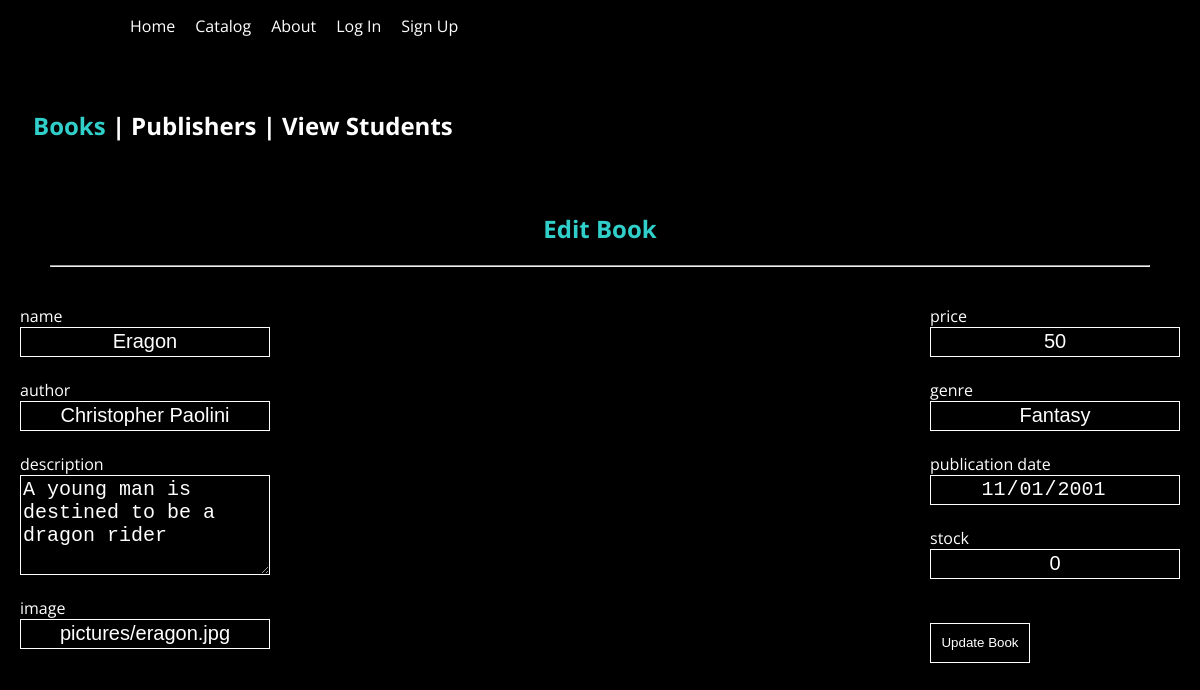
/editBook.php?bookID=1, run on an earlier commit of the app's database.
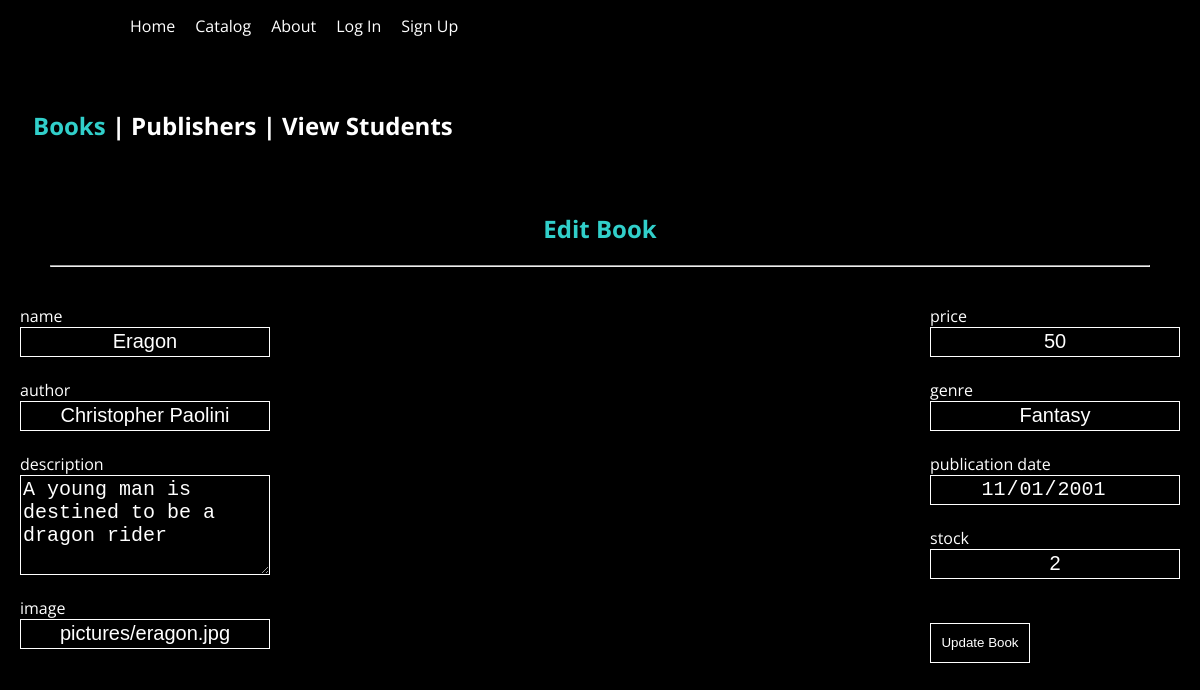
And on a later commit of the database.
### tables this page shows
CREATE TABLE `book` (
  `bookID` int(11) NOT NULL,
  `description` varchar(500) NOT NULL,
  `bookName` varchar(255) NOT NULL,
  `bookAuthor` varchar(255) NOT NULL,
  `bookPrice` float NOT NULL,
  `bookGenre` varchar(45) NOT NULL,
  `pubDate` date NOT NULL,
  `stock` int(11) NOT NULL,
  `imageLink` varchar(255) NOT NULL
);

### editBook.php (the view, shortened to what this page needs)
<?php
require_once('connect.php');
$editID = $_GET['bookID'];
$q = "SELECT * FROM book WHERE bookID = '$editID'";
$result = $mysqli->query($q);
$editBook = $result -> fetch_array();
?>
<html>
<link rel="stylesheet" type="text/css" href="design.css">
<body>
<header> <?php require_once('header.php') ?> </header>
	<br><br>
			<center>
				<div class="flatSidebar">
					<ul>
						<li><a href='bookMenu.php'><h2><span class="active">Books</span> | </h2></a></li>
						<li><a href='publisherMenu.php'><h2><span>Publishers</span> | </h2></a></li>
						<li><a href='studentMenu.php'><h2><span>View Students</span></h2></a></li>
					</ul>
				</div>
			</center><br><br><br><br>
			<center>
				<div style="color: white;padding: 30px;">
					<h2><span id="addBooksButton" class="flatChoiceActive"><a>Edit Book</a></span></h2>
					<hr>
				</div>
			</center>
			<form id="updateBookForm" action="updateBook.php" method="POST">
					<div style="float:left">
						<label>name</label><br>
						<input type="text" name="bookName" class="flatInput" value="<?=$editBook['bookName']?>">
						<br><br>
						<label>author</label><br>
						<input type="text" name="bookAuthor" class="flatInput" value="<?=$editBook['bookAuthor']?>">
						<br><br>
						<label>description</label><br>
						<textarea name="bookDescription" class="flatLargeInput"><?=$editBook['description']?></textarea>
						<br><br>
						<label>image</label><br>
						<input type="text" name="bookImage" class="flatInput"  value="<?=$editBook['imageLink']?>">
						<br><br>
					</div>
					<div style="float:right">
						<label>price</label><br>
						<input type="text" name="bookPrice" class="flatInput" value="<?=$editBook['bookPrice']?>">
						<br><br>
						<label>genre</label><br>
						<input type="text" name="bookGenre" class="flatInput" value="<?=$editBook['bookGenre']?>">
						<br><br>
						<label>publication date</label><br>
						<input type="date" name="bookDate" class="flatInput" value="<?=$editBook['pubDate']?>">
						<br><br>
						<label>stock</label><br>
						<input type="text" name="bookStock" class="flatInput" value="<?=$editBook['stock']?>">
						<br><br>
						<br>
						<input type="submit" style="width:100px" value="Update Book" class="flatButton">
					</div>
</form>
</body>
</html>

### header.php (shortened to what this page needs)
<div id="nav">
	<div id="navWrapper">
		<ul>
			<li><a href="index.php">Home</a></li>
			<li><a href="catalog.php">Catalog</a></li>
			<li><a href="about.php">About</a></li>
<?php
	if (isset($_SESSION['id']) && ($_SESSION['permission'] == 'student'))
	{
?>
			<li><a href="studentHome.php"> Student Home </a><li>
			<li><a href="#">Signed in as student</a></li>
			<li><a href="logout.php">Logout</a><li>
		</ul>
	</div>
</div>
<?php
	}else{
?>
		<li><a href="login.php">Log In</a></li>
		<li><a href="register.php">Sign Up</a></li>
		</ul>
	</div>
</div>
<?php } ?>

### design.css (style rules this page uses)
body { font-family: 'Open Sans', sans-serif; color: white; padding: 10px 20px; margin: 0; overflow-y: scroll; background-color: black; }
#navWrapper { width: 960px; margin: 0 auto; text-align: left; }
#nav ul { list-style: none; padding: 0px; margin: 0px; }
#nav ul li { display: block; position: relative; float: left; }
#nav ul li a { display: block; padding: 5px 10px 5px 10px; text-decoration: none; white-space: nowrap; color: #fff; }
.flatButton { background-color: rgba(0,0,0,0.056); width: 6em; height: 3em; color: white; border: 1px solid white; }
.active { color: rgb(49,207,202); }
.flatChoiceActive { padding: 5px 10px 5px 10px; text-decoration: none; white-space: nowrap; color: rgb(49,207,202); border-bottom-color: rgb(49,207,202); }
.flatSidebar { list-style:none; }
.flatSidebar ul { list-style: none; padding: 10px; margin: 0px; }
.flatSidebar ul li { padding:3px; float: left; }
.flatSidebar ul li a { padding: 5px 10px 5px 10px; text-decoration: none; white-space: nowrap; color: #fff; }
.flatInput { height: 30px; width: 250px; background: rgba(0,0,0,0); border: 1px solid white; color:white; font-size:20px; text-align: center; }
.flatLargeInput { height: 100px; width: 250px; background: rgba(0,0,0,0); border: 1px solid white; color:white; font-size: 20px; }

What changed in the data, as far as the page shows it:
changed book "Eragon": bookStock "0" → "2"
